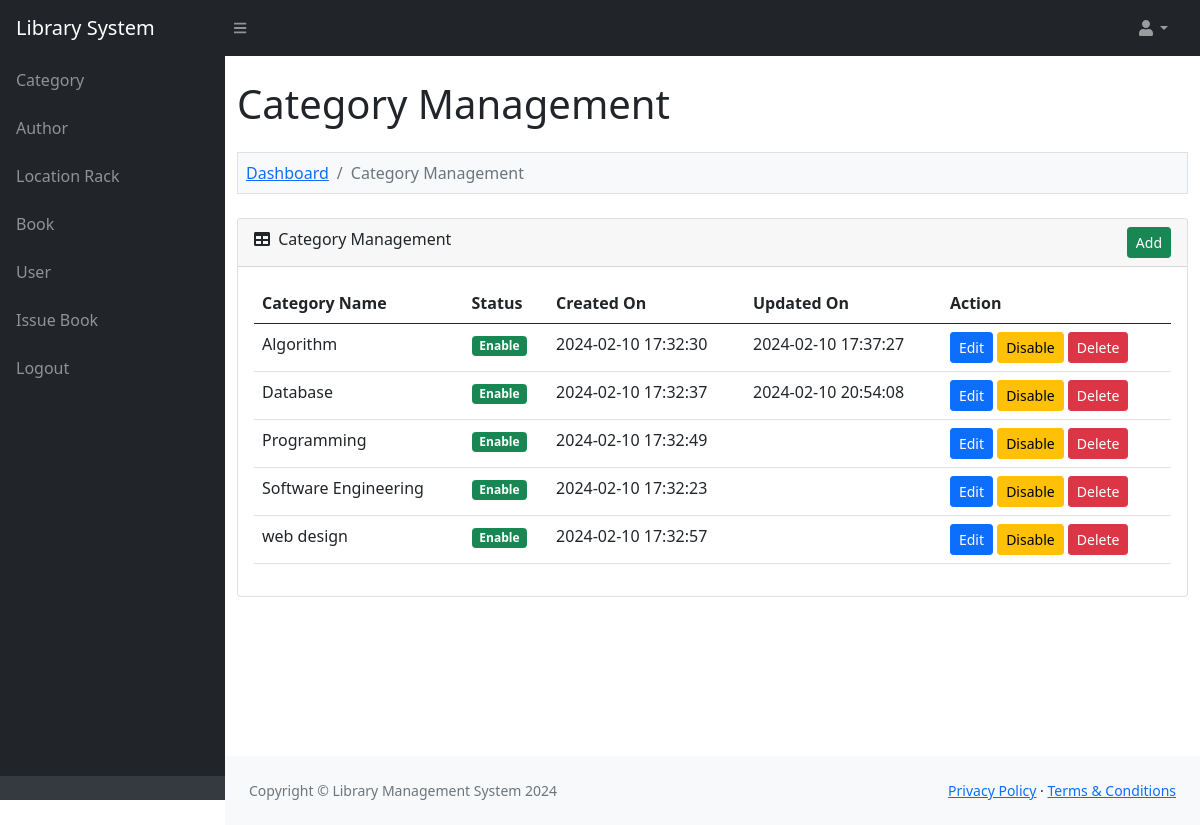
Page /admin/category.php (signed in) on the earlier database version.
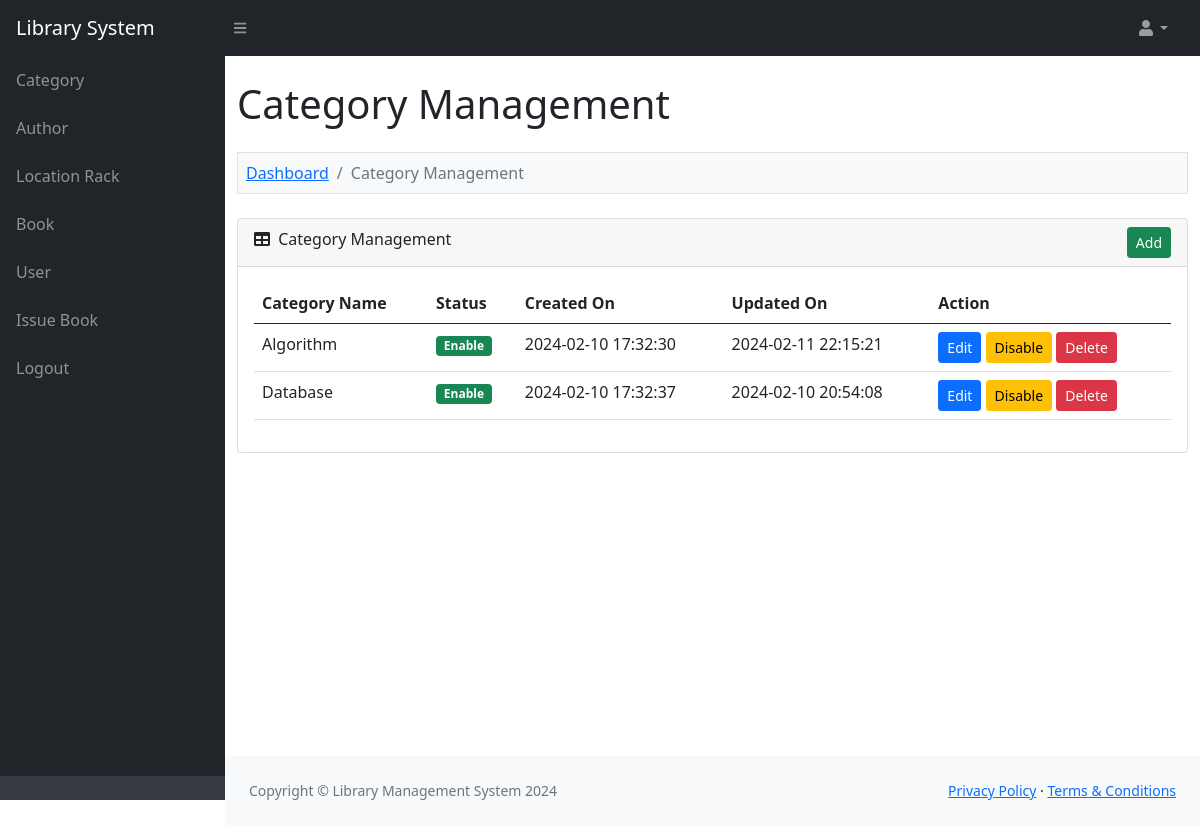
Same page on the later database version.
### tables this page shows
CREATE TABLE `lms_category` (
  `category_id` int(11) NOT NULL,
  `category_name` varchar(200) NOT NULL,
  `category_status` enum('Enable','Disable') NOT NULL,
  `category_created_on` varchar(30) NOT NULL,
  `category_updated_on` varchar(30) NOT NULL
);

### function.php (called while the page is built, shortened)
<?php
function convert_data($string, $action = 'encrypt')
{
	$encrypt_method = "AES-256-CBC";
	$secret_key = 'AA74CDCC2BBRT935136HH7B63C27';
	$secret_iv = '5fgf5HJ5g27';
	$key = hash('sha256', $secret_key);
	$iv = substr(hash('sha256', $secret_iv), 0, 16);
	if ($action == 'encrypt')
	{
		$output = openssl_encrypt($string, $encrypt_method, $key, 0, $iv);
	    $output = base64_encode($output);
	}
	else if ($action == 'decrypt')
	{
		$output = openssl_decrypt(base64_decode($string), $encrypt_method, $key, 0, $iv);
	}
	return $output;
}
?>

### admin/category.php (the view, shortened to what the changed rows need)
<?php
include '../database_connection.php';
include '../function.php';
$error = '';
$query = "
SELECT * FROM lms_category
    ORDER BY category_name ASC
";
$statement = $connect->prepare($query);
$statement->execute();
include '../header.php';
?>
<div class="container-fluid py-4" style="min-height: 700px;">
	<h1>Category Management</h1>
	<?php
	if(isset($_GET['action']))
	{
		if($_GET['action'] == 'add')
		{
	?>
	<ol class="breadcrumb mt-4 mb-4 bg-light p-2 border">
		<li class="breadcrumb-item"><a href="index.php">Dashboard</a></li>
		<li class="breadcrumb-item"><a href="category.php">Category Management</a></li>
		<li class="breadcrumb-item active">Add Category</li>
	</ol>
	<div class="row">
		<div class="col-md-6">
			<?php
			if($error != '')
			{
				echo '<div class="alert alert-danger alert-dismissible fade show" role="alert"><ul class="list-unstyled">'.$error.'</ul> <button type="button" class="btn-close" data-bs-dismiss="alert" aria-label="Close"></button></div>';
			}
			?>
			<div class="card mb-4">
				<div class="card-header">
					<i class="fas fa-user-plus"></i> Add New Category
                </div>
                <div class="card-body">
                	<form method="POST">
                		<div class="mb-3">
                			<label class="form-label">Category Name</label>
                			<input type="text" name="category_name" id="category_name" class="form-control" />
                		</div>
                		<div class="mt-4 mb-0">
                			<input type="submit" name="add_category" value="Add" class="btn btn-success" />
                		</div>
                	</form>
                </div>
            </div>
		</div>
	</div>
	<?php
		}
		else if($_GET["action"] == 'edit')
		{
			$category_id = convert_data($_GET["code"],'decrypt');
			if($category_id > 0)
			{
				$query = "
				SELECT * FROM lms_category
                WHERE category_id = '$category_id'
				";
				$category_result = $connect->query($query);
				foreach($category_result as $category_row)
				{
				?>
	<ol class="breadcrumb mt-4 mb-4 bg-light p-2 border">
		<li class="breadcrumb-item"><a href="index.php">Dashboard</a></li>
		<li class="breadcrumb-item"><a href="category.php">Category Management</a></li>
		<li class="breadcrumb-item active">Edit Category</li>
	</ol>
	<div class="row">
		<div class="col-md-6">
			<div class="card mb-4">
				<div class="card-header">
					<i class="fas fa-user-edit"></i> Edit Category Details
				</div>
				<div class="card-body">
					<form method="post">
						<div class="mb-3">
							<label class="form-label">Category Name</label>
							<input type="text" name="category_name" id="category_name" class="form-control" value="<?php echo $category_row['category_name']; ?>" />
						</div>
						<div class="mt-4 mb-0">
							<input type="hidden" name="category_id" value="<?php echo $_GET['code']; ?>" />
							<input type="submit" name="edit_category" class="btn btn-primary" value="Edit" />
						</div>
					</form>
				</div>
			</div>
		</div>
	</div>
				<?php
				}
			}
		}
	}
	else
	{
	?>
	<div class="card mb-4">
		<div class="card-body">
			<table id="datatablesSimple" class="table">
				<thead>
					<tr>
						<th>Category Name</th>
						<th>Status</th>
						<th>Created On</th>
						<th>Updated On</th>
						<th>Action</th>
					</tr>
				</thead>
				<tbody>
				<?php
				if($statement->rowCount() > 0)
				{
					foreach($statement->fetchAll() as $row)
					{
						$category_status = '';
						$category_status_btn = '';
						if($row['category_status'] == 'Enable')
						{
							$category_status = '<div class="badge bg-success">Enable</div>';
							$category_status_btn='Disable';
						}
						else
						{
							$category_status = '<div class="badge bg-danger">Disable</div>';
							$category_status_btn='Enable';
						}
						echo '
						<tr>
							<td>'.$row["category_name"].'</td>
							<td>'.$category_status.'</td>
							<td>'.$row["category_created_on"].'</td>
							<td>'.$row["category_updated_on"].'</td>
							<td>
								<a href="category.php?action=edit&code='.convert_data($row["category_id"]).'" class="btn btn-sm btn-primary">Edit</a>
								<button name="delete_button" class="btn btn-warning btn-sm" onclick="delete_data(`'.$row["category_id"].'`, `'.$row["category_status"].'`)">'.$category_status_btn.'</button>
								<button name="dlt-btn" class="btn btn-danger btn-sm dlt-btn"  onclick="delete_cat(`'.$row["category_id"].'`);">Delete</button>
							</td>
						</tr>
						';
					}
				}
				else
				{
					echo '
					<tr>
						<td colspan="4" class="text-center">No Data Found</td>
					</tr>
					';
				}
				?>
				</tbody>
			</table>
	</div>
	</div>
	<?php
	}
	?>
</div>
<?php
include '../footer.php';
?>

Differences in the rows shown:
removed lms_category: category_name "Programming", shows "Enable", category_created_on "2024-02-10 17:32:49", category_status "Disable"
removed lms_category: category_name "Software Engineering", shows "Enable", category_created_on "2024-02-10 17:32:23", category_status "Disable"
removed lms_category: category_name "web design", shows "Enable", category_created_on "2024-02-10 17:32:57", category_status "Disable"
changed lms_category "Algorithm": category_updated_on "2024-02-10 17:37:27" → "2024-02-11 22:15:21"
